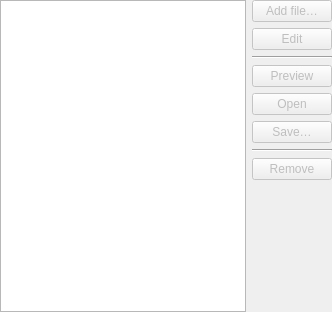
<?xml version="1.0" encoding="UTF-8"?>
<ui version="4.0">
 <class>EntryAttachmentsWidget</class>
 <widget class="QWidget" name="EntryAttachmentsWidget">
  <property name="geometry">
   <rect>
    <x>0</x>
    <y>0</y>
    <width>332</width>
    <height>312</height>
   </rect>
  </property>
  <property name="windowTitle">
   <string>Form</string>
  </property>
  <layout class="QHBoxLayout" name="horizontalLayout">
   <property name="leftMargin">
    <number>0</number>
   </property>
   <property name="topMargin">
    <number>0</number>
   </property>
   <property name="rightMargin">
    <number>0</number>
   </property>
   <property name="bottomMargin">
    <number>0</number>
   </property>
   <item>
    <widget class="QTableView" name="attachmentsView">
     <property name="accessibleName">
      <string>Attachments</string>
     </property>
     <property name="editTriggers">
      <set>QAbstractItemView::EditKeyPressed|QAbstractItemView::SelectedClicked</set>
     </property>
     <property name="selectionBehavior">
      <enum>QAbstractItemView::SelectRows</enum>
     </property>
     <property name="cornerButtonEnabled">
      <bool>false</bool>
     </property>
     <attribute name="verticalHeaderVisible">
      <bool>false</bool>
     </attribute>
    </widget>
   </item>
   <item>
    <widget class="QWidget" name="actionsWidget" native="true">
     <layout class="QVBoxLayout" name="verticalLayout" stretch="0,0,0,0,0,0,0,0,0">
      <property name="leftMargin">
       <number>0</number>
      </property>
      <property name="topMargin">
       <number>0</number>
      </property>
      <property name="rightMargin">
       <number>0</number>
      </property>
      <property name="bottomMargin">
       <number>0</number>
      </property>
      <item>
       <widget class="Material::FilledButton" name="addAttachmentButton">
        <property name="symbol">
         <string notr="true">add</string>
        </property>
        <property name="enabled">
         <bool>false</bool>
        </property>
        <property name="accessibleName">
         <string>Add new attachment</string>
        </property>
        <property name="text">
         <string>Add file…</string>
        </property>
       </widget>
      </item>
      <item>
       <widget class="Material::OutlinedButton" name="editAttachmentButton">
        <property name="symbol">
         <string notr="true">edit</string>
        </property>
        <property name="enabled">
         <bool>false</bool>
        </property>
        <property name="text">
         <string>Edit</string>
        </property>
       </widget>
      </item>
      <item>
       <widget class="Line" name="editPreviewLine">
        <property name="orientation">
         <enum>Qt::Horizontal</enum>
        </property>
       </widget>
      </item>
      <item>
       <widget class="Material::OutlinedButton" name="previewAttachmentButton">
        <property name="symbol">
         <string notr="true">visibility</string>
        </property>
        <property name="enabled">
         <bool>false</bool>
        </property>
        <property name="text">
         <string>Preview</string>
        </property>
       </widget>
      </item>
      <item>
       <widget class="Material::OutlinedButton" name="openAttachmentButton">
        <property name="symbol">
         <string notr="true">open_in_new</string>
        </property>
        <property name="enabled">
         <bool>false</bool>
        </property>
        <property name="accessibleName">
         <string>Open selected attachment</string>
        </property>
        <property name="text">
         <string>Open</string>
        </property>
       </widget>
      </item>
      <item>
       <widget class="Material::OutlinedButton" name="saveAttachmentButton">
        <property name="symbol">
         <string notr="true">download</string>
        </property>
        <property name="enabled">
         <bool>false</bool>
        </property>
        <property name="accessibleName">
         <string>Save selected attachment to disk</string>
        </property>
        <property name="text">
         <string>Save…</string>
        </property>
       </widget>
      </item>
      <item>
       <widget class="Line" name="previewRemoveLine">
        <property name="enabled">
         <bool>true</bool>
        </property>
        <property name="orientation">
         <enum>Qt::Horizontal</enum>
        </property>
       </widget>
      </item>
      <item>
       <widget class="Material::TonalButton" name="removeAttachmentButton">
        <property name="symbol">
         <string notr="true">delete</string>
        </property>
        <property name="enabled">
         <bool>false</bool>
        </property>
        <property name="accessibleName">
         <string>Remove selected attachment</string>
        </property>
        <property name="text">
         <string>Remove</string>
        </property>
       </widget>
      </item>
      <item>
       <spacer name="verticalSpacer">
        <property name="orientation">
         <enum>Qt::Vertical</enum>
        </property>
        <property name="sizeType">
         <enum>QSizePolicy::Expanding</enum>
        </property>
        <property name="sizeHint" stdset="0">
         <size>
          <width>20</width>
          <height>0</height>
         </size>
        </property>
       </spacer>
      </item>
     </layout>
    </widget>
   </item>
  </layout>
 </widget>
 <customwidgets>
  <customwidget>
   <class>Material::FilledButton</class>
   <extends>QPushButton</extends>
   <header>gui/material/MaterialButtons.h</header>
  </customwidget>
  <customwidget>
   <class>Material::OutlinedButton</class>
   <extends>QPushButton</extends>
   <header>gui/material/MaterialButtons.h</header>
  </customwidget>
  <customwidget>
   <class>Material::TonalButton</class>
   <extends>QPushButton</extends>
   <header>gui/material/MaterialButtons.h</header>
  </customwidget>
 </customwidgets>
 <resources/>
 <connections/>
</ui>
